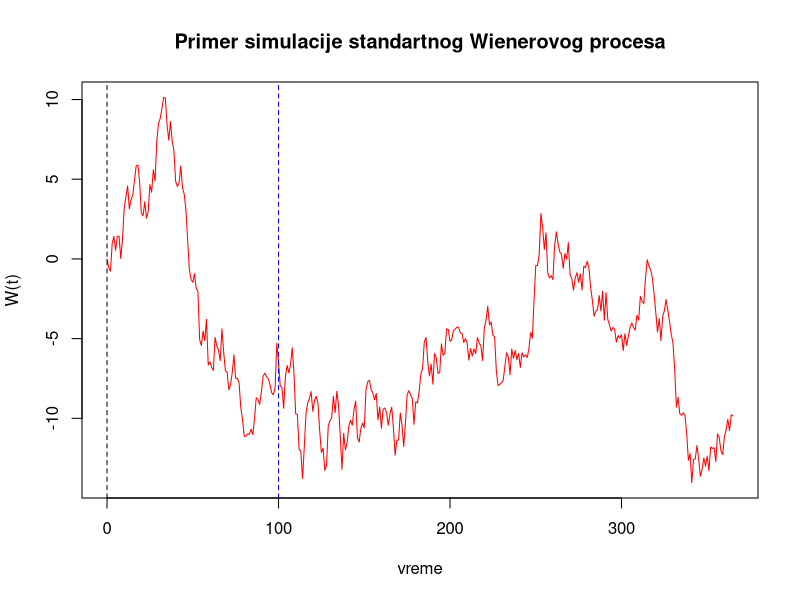

R code for this plot:
#Simulacija standartnog Wienerovog procesa
#radi uporedjenja rezultata
set.seed(123)
W = c()
#W(0)=0 iz definicije 
W[1]=0
t = seq(0,365,1)
#Glavni deo
for(i in 1:365)
{
  #Iskoristacava se nezavisnost i normalna raspodela prirastaja
  W[i+1]=W[i]+rnorm(365)
}
plot(t,W, type="l", main="Primer simulacije standartnog Wienerovog procesa", xlab = "vreme", ylab = "W(t)", col="red")
abline(v=0, col="black",lty="dashed")
abline(v=100, col="blue", lty="dashed")